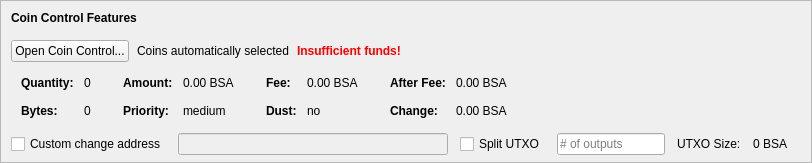
    <widget class="QFrame" name="frameCoinControl">
     <property name="sizePolicy">
      <sizepolicy hsizetype="Expanding" vsizetype="Expanding">
       <horstretch>0</horstretch>
       <verstretch>0</verstretch>
      </sizepolicy>
     </property>
     <property name="maximumSize">
      <size>
       <width>16777215</width>
       <height>16777215</height>
      </size>
     </property>
     <property name="frameShape">
      <enum>QFrame::StyledPanel</enum>
     </property>
     <property name="frameShadow">
      <enum>QFrame::Sunken</enum>
     </property>
     <layout class="QVBoxLayout" name="verticalLayoutCoinControl2">
      <property name="spacing">
       <number>0</number>
      </property>
      <property name="leftMargin">
       <number>0</number>
      </property>
      <property name="topMargin">
       <number>0</number>
      </property>
      <property name="rightMargin">
       <number>0</number>
      </property>
      <property name="bottomMargin">
       <number>6</number>
      </property>
      <item>
       <layout class="QVBoxLayout" name="verticalLayoutCoinControl" stretch="0,0,0,0,1">
        <property name="spacing">
         <number>0</number>
        </property>
        <property name="leftMargin">
         <number>10</number>
        </property>
        <property name="topMargin">
         <number>10</number>
        </property>
        <item>
         <layout class="QHBoxLayout" name="horizontalLayoutCoinControl1">
          <property name="bottomMargin">
           <number>15</number>
          </property>
          <item>
           <widget class="QLabel" name="labelCoinControlFeatures">
            <property name="sizePolicy">
             <sizepolicy hsizetype="Preferred" vsizetype="Maximum">
              <horstretch>0</horstretch>
              <verstretch>0</verstretch>
             </sizepolicy>
            </property>
            <property name="font">
             <font>
              <weight>75</weight>
              <bold>true</bold>
             </font>
            </property>
            <property name="styleSheet">
             <string notr="true">font-weight:bold;</string>
            </property>
            <property name="text">
             <string>Coin Control Features</string>
            </property>
           </widget>
          </item>
         </layout>
        </item>
        <item>
         <layout class="QHBoxLayout" name="horizontalLayoutCoinControl2" stretch="0,0,0,0">
          <property name="spacing">
           <number>8</number>
          </property>
          <property name="bottomMargin">
           <number>10</number>
          </property>
          <item>
           <widget class="QPushButton" name="pushButtonCoinControl">
            <property name="styleSheet">
             <string notr="true"/>
            </property>
            <property name="text">
             <string>Open Coin Control...</string>
            </property>
            <property name="autoDefault">
             <bool>false</bool>
            </property>
           </widget>
          </item>
          <item>
           <widget class="QLabel" name="labelCoinControlAutomaticallySelected">
            <property name="text">
             <string>Coins automatically selected</string>
            </property>
            <property name="margin">
             <number>5</number>
            </property>
           </widget>
          </item>
          <item>
           <widget class="QLabel" name="labelCoinControlInsuffFunds">
            <property name="font">
             <font>
              <weight>75</weight>
              <bold>true</bold>
             </font>
            </property>
            <property name="styleSheet">
             <string notr="true">color:red;font-weight:bold;</string>
            </property>
            <property name="text">
             <string>Insufficient funds!</string>
            </property>
            <property name="margin">
             <number>5</number>
            </property>
           </widget>
          </item>
          <item>
           <spacer name="horizontalSpacerCoinControl">
            <property name="orientation">
             <enum>Qt::Horizontal</enum>
            </property>
            <property name="sizeHint" stdset="0">
             <size>
              <width>40</width>
              <height>1</height>
             </size>
            </property>
           </spacer>
          </item>
         </layout>
        </item>
        <item>
         <widget class="QWidget" name="widgetCoinControl" native="true">
          <property name="sizePolicy">
           <sizepolicy hsizetype="Preferred" vsizetype="Preferred">
            <horstretch>0</horstretch>
            <verstretch>0</verstretch>
           </sizepolicy>
          </property>
          <property name="minimumSize">
           <size>
            <width>0</width>
            <height>0</height>
           </size>
          </property>
          <property name="styleSheet">
           <string notr="true"/>
          </property>
          <layout class="QHBoxLayout" name="horizontalLayoutCoinControl5">
           <property name="leftMargin">
            <number>0</number>
           </property>
           <property name="topMargin">
            <number>0</number>
           </property>
           <property name="rightMargin">
            <number>0</number>
           </property>
           <property name="bottomMargin">
            <number>0</number>
           </property>
           <item>
            <layout class="QHBoxLayout" name="horizontalLayoutCoinControl3" stretch="0,0,0,1">
             <property name="spacing">
              <number>20</number>
             </property>
             <property name="topMargin">
              <number>0</number>
             </property>
             <property name="bottomMargin">
              <number>10</number>
             </property>
             <item>
              <layout class="QFormLayout" name="formLayoutCoinControl1">
               <property name="horizontalSpacing">
                <number>10</number>
               </property>
               <property name="verticalSpacing">
                <number>14</number>
               </property>
               <property name="leftMargin">
                <number>10</number>
               </property>
               <property name="topMargin">
                <number>4</number>
               </property>
               <property name="rightMargin">
                <number>6</number>
               </property>
               <item row="0" column="0">
                <widget class="QLabel" name="labelCoinControlQuantityText">
                 <property name="font">
                  <font>
                   <weight>75</weight>
                   <bold>true</bold>
                  </font>
                 </property>
                 <property name="text">
                  <string>Quantity:</string>
                 </property>
                 <property name="margin">
                  <number>0</number>
                 </property>
                </widget>
               </item>
               <item row="0" column="1">
                <widget class="QLabel" name="labelCoinControlQuantity">
                 <property name="cursor">
                  <cursorShape>IBeamCursor</cursorShape>
                 </property>
                 <property name="contextMenuPolicy">
                  <enum>Qt::ActionsContextMenu</enum>
                 </property>
                 <property name="text">
                  <string notr="true">0</string>
                 </property>
                 <property name="margin">
                  <number>0</number>
                 </property>
                 <property name="textInteractionFlags">
                  <set>Qt::LinksAccessibleByMouse|Qt::TextSelectableByKeyboard|Qt::TextSelectableByMouse</set>
                 </property>
                </widget>
               </item>
               <item row="1" column="0">
                <widget class="QLabel" name="labelCoinControlBytesText">
                 <property name="font">
                  <font>
                   <weight>75</weight>
                   <bold>true</bold>
                  </font>
                 </property>
                 <property name="text">
                  <string>Bytes:</string>
                 </property>
                </widget>
               </item>
               <item row="1" column="1">
                <widget class="QLabel" name="labelCoinControlBytes">
                 <property name="cursor">
                  <cursorShape>IBeamCursor</cursorShape>
                 </property>
                 <property name="contextMenuPolicy">
                  <enum>Qt::ActionsContextMenu</enum>
                 </property>
                 <property name="text">
                  <string notr="true">0</string>
                 </property>
                 <property name="textInteractionFlags">
                  <set>Qt::LinksAccessibleByMouse|Qt::TextSelectableByKeyboard|Qt::TextSelectableByMouse</set>
                 </property>
                </widget>
               </item>
              </layout>
             </item>
             <item>
              <layout class="QFormLayout" name="formLayoutCoinControl2">
               <property name="horizontalSpacing">
                <number>10</number>
               </property>
               <property name="verticalSpacing">
                <number>14</number>
               </property>
               <property name="leftMargin">
                <number>6</number>
               </property>
               <property name="topMargin">
                <number>4</number>
               </property>
               <property name="rightMargin">
                <number>6</number>
               </property>
               <item row="0" column="0">
                <widget class="QLabel" name="labelCoinControlAmountText">
                 <property name="font">
                  <font>
                   <weight>75</weight>
                   <bold>true</bold>
                  </font>
                 </property>
                 <property name="text">
                  <string>Amount:</string>
                 </property>
                 <property name="margin">
                  <number>0</number>
                 </property>
                </widget>
               </item>
               <item row="0" column="1">
                <widget class="QLabel" name="labelCoinControlAmount">
                 <property name="cursor">
                  <cursorShape>IBeamCursor</cursorShape>
                 </property>
                 <property name="contextMenuPolicy">
                  <enum>Qt::ActionsContextMenu</enum>
                 </property>
                 <property name="text">
                  <string notr="true">0.00 BSA</string>
                 </property>
                 <property name="textInteractionFlags">
                  <set>Qt::LinksAccessibleByMouse|Qt::TextSelectableByKeyboard|Qt::TextSelectableByMouse</set>
                 </property>
                </widget>
               </item>
               <item row="1" column="0">
                <widget class="QLabel" name="labelCoinControlPriorityText">
                 <property name="font">
                  <font>
                   <weight>75</weight>
                   <bold>true</bold>
                  </font>
                 </property>
                 <property name="text">
                  <string>Priority:</string>
                 </property>
                </widget>
               </item>
               <item row="1" column="1">
                <widget class="QLabel" name="labelCoinControlPriority">
                 <property name="cursor">
                  <cursorShape>IBeamCursor</cursorShape>
                 </property>
                 <property name="contextMenuPolicy">
                  <enum>Qt::ActionsContextMenu</enum>
                 </property>
                 <property name="text">
                  <string>medium</string>
                 </property>
                 <property name="textInteractionFlags">
                  <set>Qt::LinksAccessibleByMouse|Qt::TextSelectableByKeyboard|Qt::TextSelectableByMouse</set>
                 </property>
                </widget>
               </item>
              </layout>
             </item>
             <item>
              <layout class="QFormLayout" name="formLayoutCoinControl3">
               <property name="horizontalSpacing">
                <number>10</number>
               </property>
               <property name="verticalSpacing">
                <number>14</number>
               </property>
               <property name="leftMargin">
                <number>6</number>
               </property>
               <property name="topMargin">
                <number>4</number>
               </property>
               <property name="rightMargin">
                <number>6</number>
               </property>
               <item row="0" column="0">
                <widget class="QLabel" name="labelCoinControlFeeText">
                 <property name="font">
                  <font>
                   <weight>75</weight>
                   <bold>true</bold>
                  </font>
                 </property>
                 <property name="text">
                  <string>Fee:</string>
                 </property>
                 <property name="margin">
                  <number>0</number>
                 </property>
                </widget>
               </item>
               <item row="0" column="1">
                <widget class="QLabel" name="labelCoinControlFee">
                 <property name="cursor">
                  <cursorShape>IBeamCursor</cursorShape>
                 </property>
                 <property name="contextMenuPolicy">
                  <enum>Qt::ActionsContextMenu</enum>
                 </property>
                 <property name="text">
                  <string notr="true">0.00 BSA</string>
                 </property>
                 <property name="textInteractionFlags">
                  <set>Qt::LinksAccessibleByMouse|Qt::TextSelectableByKeyboard|Qt::TextSelectableByMouse</set>
                 </property>
                </widget>
               </item>
               <item row="1" column="0">
                <widget class="QLabel" name="labelCoinControlLowOutputText">
                 <property name="font">
                  <font>
                   <weight>75</weight>
                   <bold>true</bold>
                  </font>
                 </property>
                 <property name="text">
                  <string>Dust:</string>
                 </property>
                </widget>
               </item>
               <item row="1" column="1">
                <widget class="QLabel" name="labelCoinControlLowOutput">
                 <property name="cursor">
                  <cursorShape>IBeamCursor</cursorShape>
                 </property>
                 <property name="contextMenuPolicy">
                  <enum>Qt::ActionsContextMenu</enum>
                 </property>
                 <property name="text">
                  <string>no</string>
                 </property>
                 <property name="textInteractionFlags">
                  <set>Qt::LinksAccessibleByMouse|Qt::TextSelectableByKeyboard|Qt::TextSelectableByMouse</set>
                 </property>
                </widget>
               </item>
              </layout>
             </item>
             <item>
              <layout class="QFormLayout" name="formLayoutCoinControl4">
               <property name="horizontalSpacing">
                <number>10</number>
               </property>
               <property name="verticalSpacing">
                <number>14</number>
               </property>
               <property name="leftMargin">
                <number>6</number>
               </property>
               <property name="topMargin">
                <number>4</number>
               </property>
               <property name="rightMargin">
                <number>6</number>
               </property>
               <item row="0" column="0">
                <widget class="QLabel" name="labelCoinControlAfterFeeText">
                 <property name="font">
                  <font>
                   <weight>75</weight>
                   <bold>true</bold>
                  </font>
                 </property>
                 <property name="text">
                  <string>After Fee:</string>
                 </property>
                 <property name="margin">
                  <number>0</number>
                 </property>
                </widget>
               </item>
               <item row="0" column="1">
                <widget class="QLabel" name="labelCoinControlAfterFee">
                 <property name="cursor">
                  <cursorShape>IBeamCursor</cursorShape>
                 </property>
                 <property name="contextMenuPolicy">
                  <enum>Qt::ActionsContextMenu</enum>
                 </property>
                 <property name="text">
                  <string notr="true">0.00 BSA</string>
                 </property>
                 <property name="textInteractionFlags">
                  <set>Qt::LinksAccessibleByMouse|Qt::TextSelectableByKeyboard|Qt::TextSelectableByMouse</set>
                 </property>
                </widget>
               </item>
               <item row="1" column="0">
                <widget class="QLabel" name="labelCoinControlChangeText">
                 <property name="font">
                  <font>
                   <weight>75</weight>
                   <bold>true</bold>
                  </font>
                 </property>
                 <property name="text">
                  <string>Change:</string>
                 </property>
                </widget>
               </item>
               <item row="1" column="1">
                <widget class="QLabel" name="labelCoinControlChange">
                 <property name="cursor">
                  <cursorShape>IBeamCursor</cursorShape>
                 </property>
                 <property name="contextMenuPolicy">
                  <enum>Qt::ActionsContextMenu</enum>
                 </property>
                 <property name="text">
                  <string notr="true">0.00 BSA</string>
                 </property>
                 <property name="textInteractionFlags">
                  <set>Qt::LinksAccessibleByMouse|Qt::TextSelectableByKeyboard|Qt::TextSelectableByMouse</set>
                 </property>
                </widget>
               </item>
              </layout>
             </item>
            </layout>
           </item>
          </layout>
         </widget>
        </item>
        <item>
         <layout class="QHBoxLayout" name="horizontalLayoutCoinControl4" stretch="0,0,0,0,0,0,0">
          <property name="spacing">
           <number>12</number>
          </property>
          <property name="sizeConstraint">
           <enum>QLayout::SetDefaultConstraint</enum>
          </property>
          <property name="topMargin">
           <number>5</number>
          </property>
          <property name="rightMargin">
           <number>5</number>
          </property>
          <item>
           <widget class="QCheckBox" name="checkBoxCoinControlChange">
            <property name="toolTip">
             <string>If this is activated, but the change address is empty or invalid, change will be sent to a newly generated address.</string>
            </property>
            <property name="text">
             <string>Custom change address</string>
            </property>
           </widget>
          </item>
          <item>
           <widget class="QValidatedLineEdit" name="lineEditCoinControlChange">
            <property name="enabled">
             <bool>false</bool>
            </property>
            <property name="sizePolicy">
             <sizepolicy hsizetype="Expanding" vsizetype="Fixed">
              <horstretch>0</horstretch>
              <verstretch>0</verstretch>
             </sizepolicy>
            </property>
           </widget>
          </item>
          <item>
           <widget class="QCheckBox" name="splitBlockCheckBox">
            <property name="text">
             <string>Split UTXO</string>
            </property>
           </widget>
          </item>
          <item>
           <widget class="QLineEdit" name="splitBlockLineEdit">
            <property name="sizePolicy">
             <sizepolicy hsizetype="Fixed" vsizetype="Fixed">
              <horstretch>50</horstretch>
              <verstretch>0</verstretch>
             </sizepolicy>
            </property>
            <property name="placeholderText">
             <string># of outputs</string>
            </property>
           </widget>
          </item>
          <item>
           <widget class="QLabel" name="labelBlockSizeText">
            <property name="text">
             <string>UTXO Size:</string>
            </property>
           </widget>
          </item>
          <item>
           <widget class="QLabel" name="labelBlockSize">
            <property name="text">
             <string>0 BSA</string>
            </property>
           </widget>
          </item>
          <item>
           <widget class="QLabel" name="labelCoinControlChangeLabel">
            <property name="sizePolicy">
             <sizepolicy hsizetype="Preferred" vsizetype="Expanding">
              <horstretch>0</horstretch>
              <verstretch>0</verstretch>
             </sizepolicy>
            </property>
            <property name="minimumSize">
             <size>
              <width>0</width>
              <height>0</height>
             </size>
            </property>
            <property name="text">
             <string/>
            </property>
            <property name="margin">
             <number>3</number>
            </property>
           </widget>
          </item>
         </layout>
        </item>
        <item>
         <spacer name="verticalSpacerCoinControl">
          <property name="orientation">
           <enum>Qt::Vertical</enum>
          </property>
          <property name="sizeHint" stdset="0">
           <size>
            <width>800</width>
            <height>1</height>
           </size>
          </property>
         </spacer>
        </item>
       </layout>
      </item>
     </layout>
    </widget>
